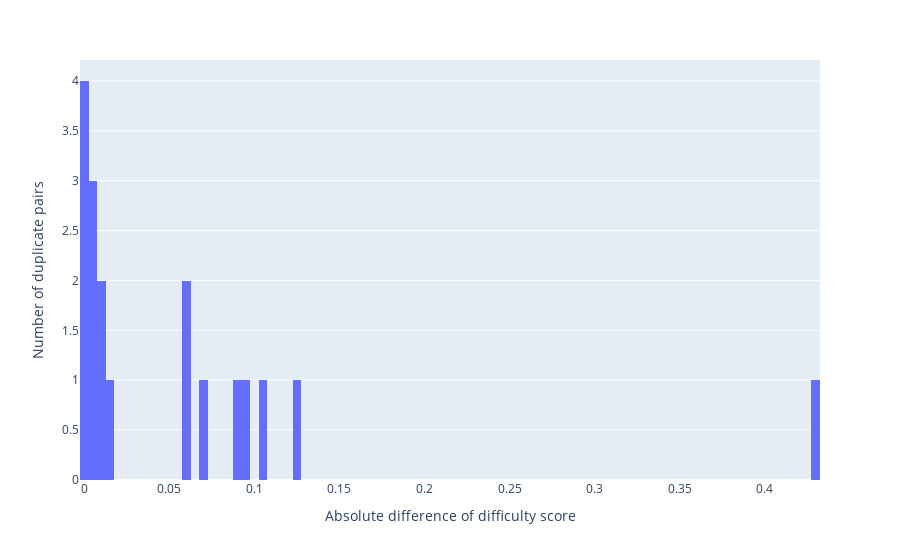

Notebook code for this chart:
### Code cell
fig = px.histogram(duplicates, x="difficult_diff", nbins=100)
fig.update_layout(xaxis_title = "Absolute difference of difficulty score", 
                  yaxis_title = "Number of duplicate pairs")

### Figure 1 — Plotly figure (JSON) as saved in the notebook; plotly's stock layout.template omitted (floating-point values rounded to 4 significant figures)
{"data": [{"alignmentgroup": "True", "bingroup": "x", "hovertemplate": "difficult_diff=%{x}<br>count=%{y}<extra></extra>", "legendgroup": "", "marker": {"color": "#636efa", "pattern": {"shape": ""}}, "name": "", "nbinsx": 100, "offsetgroup": "", "orientation": "v", "showlegend": false, "type": "histogram", "x": [0.06882, 0.01287, 0.008422, 0.005613, 0.009352, 0, 0.006329, 0.4321, 0.1033, 0, 0.06158, 0, 0.06101, 0, 0.08788, 0.007009, 0.1269, 0.09489], "xaxis": "x", "yaxis": "y"}], "layout": {"barmode": "relative", "legend": {"tracegroupgap": 0}, "margin": {"t": 60}, "xaxis": {"anchor": "y", "domain": [0, 1], "title": {"text": "Absolute difference of difficulty score"}}, "yaxis": {"anchor": "x", "domain": [0, 1], "title": {"text": "Number of duplicate pairs"}}}}
